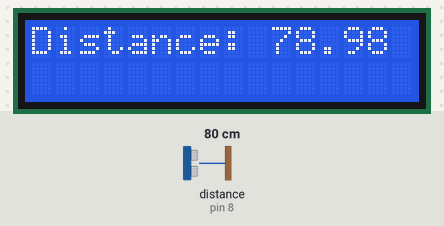
This sketch was run on a simulated Arduino Uno, built with avr-gcc and run on an emulated ATmega328P. Shown: 16×2 character LCD. Wiring (inferred from the names in the program): ultrasonic range finder: trigger pin 9; echo pin 8. Inputs (shaded band) come from the test bench; at power-on: distance to the obstacle (sensor on pin 8) 80 cm. The echo pulse lasts 58.3 µs per cm.

Above: at 1.2 s.
1.3 s: distance to the obstacle (sensor on pin 8) set to 2 cm
At 3.4 s:
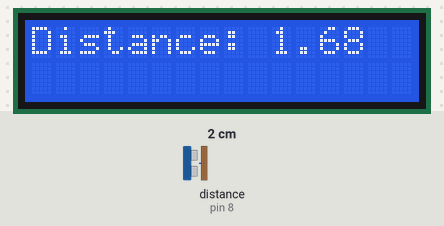
3.6 s: distance to the obstacle (sensor on pin 8) set to 4 cm
At 4.5 s:
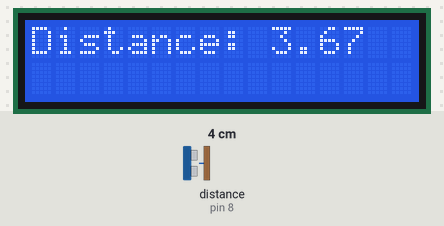
5.2 s: distance to the obstacle (sensor on pin 8) set to 9 cm
At 6.4 s:
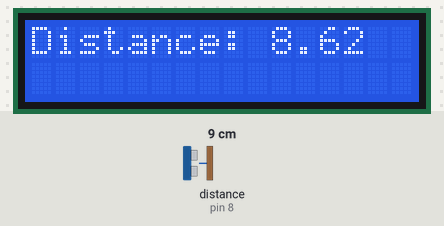
Timing chart, 0 to 8.2 s (numbered marks = the images above; inputs shaded):
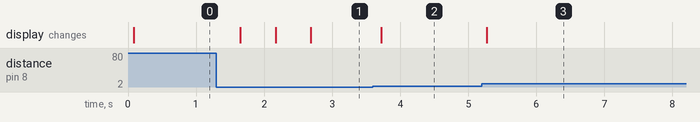

The sketch:

Metal_touch_sensor_code.ino
```cpp
#include <LiquidCrystal_I2C.h>

LiquidCrystal_I2C lcd(0x27, 16, 2); // I2C address 0x3F, 16 column and 2 rows

int trigPin = 9;    // TRIG pin
int echoPin = 8;    // ECHO pin

float duration_us, distance_cm;

void setup() {
  lcd.begin();              // initialize the lcd
  lcd.backlight();          // open the backlight
  pinMode(trigPin, OUTPUT); // config trigger pin to output mode
  pinMode(echoPin, INPUT);  // config echo pin to input mode
}

void loop() {
  // generate 10-microsecond pulse to TRIG pin
  digitalWrite(trigPin, HIGH);
  delayMicroseconds(10);
  digitalWrite(trigPin, LOW);

  // measure duration of pulse from ECHO pin
  duration_us = pulseIn(echoPin, HIGH);

  // calculate the distance
  distance_cm = 0.017 * duration_us;

  lcd.clear();
  lcd.setCursor(0, 0); // start to print at the first row
  lcd.print("Distance: ");
  lcd.print(distance_cm);

  delay(500);
}
```

Measured:
- after the input at 1.3 s, the display: changes after 0.35 s (image 1)
- after the input at 3.6 s, the display: changes after 0.12 s (image 2)
- after the input at 5.2 s, the display: changes after 0.07 s (image 3)
